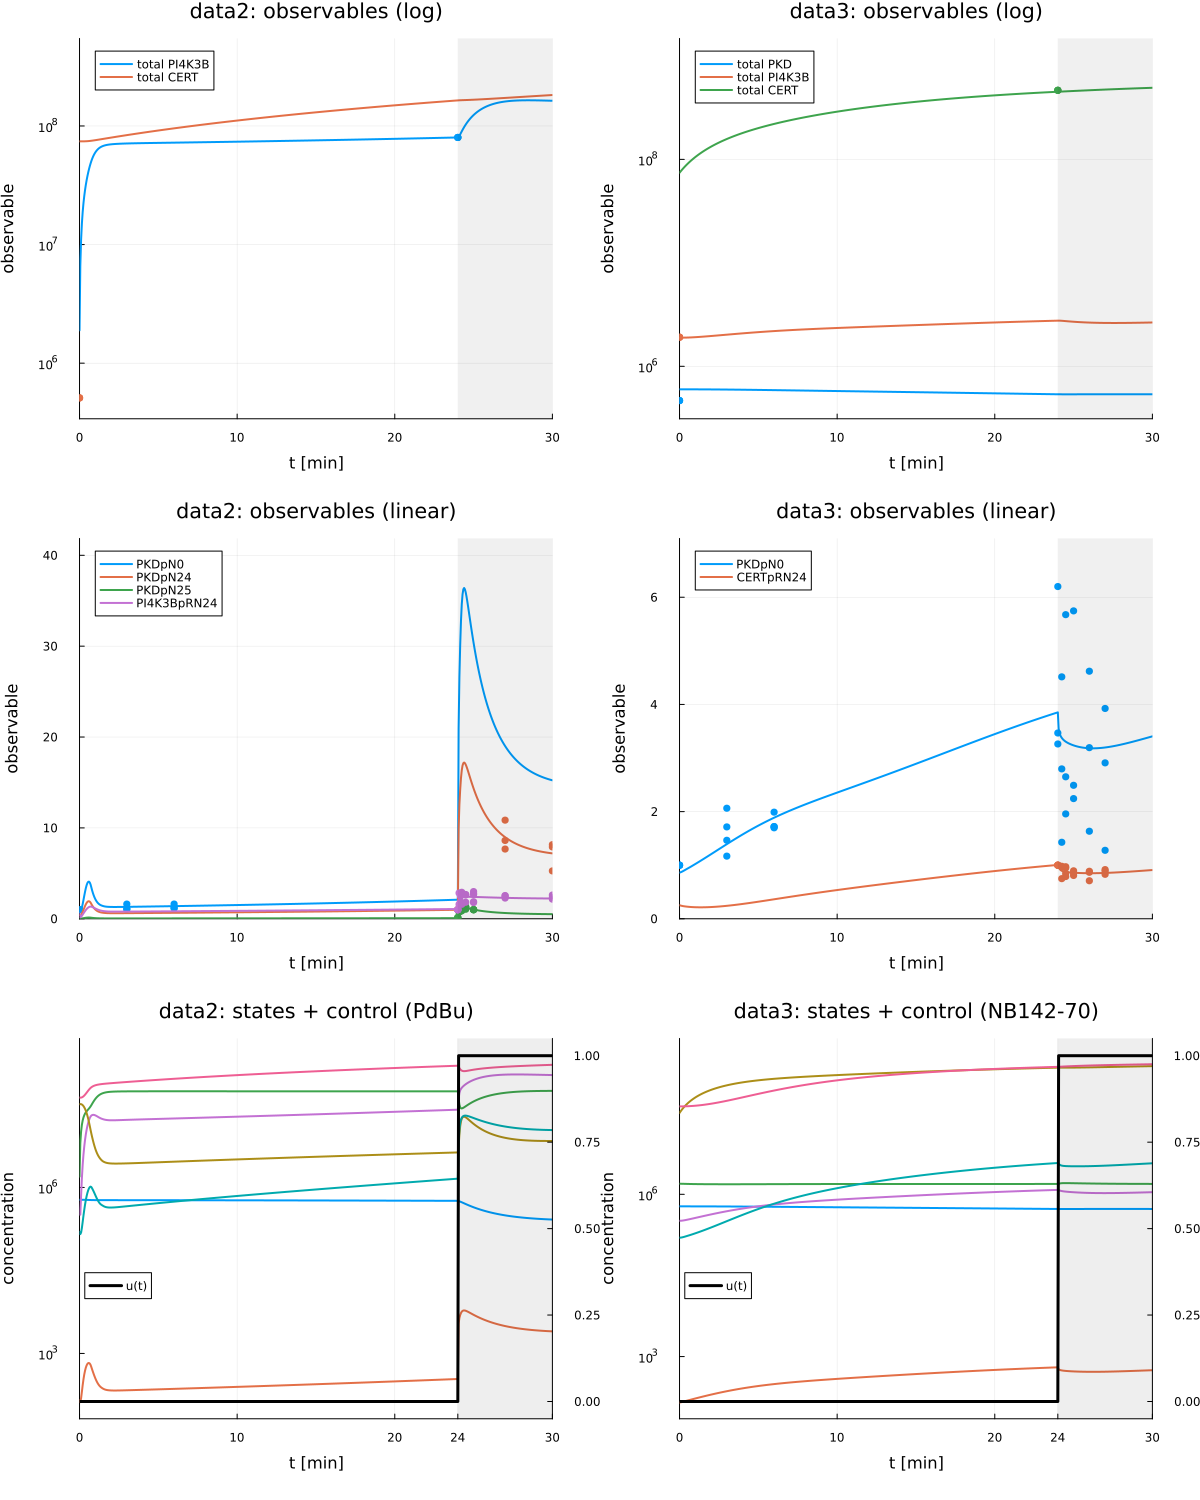

Write the Julia code that produced this figure.
# Weber et al. (2015), BMC Systems Biology 9:9
# Weber_BMC2015 from the Benchmarking Initiative's PEtab Collection

ENV["GKSwstype"] = "100"

using ExaModels
using ExaModelsCollocation
using MadNLP
using Plots

# ----- Problem data from PEtab file -----

const PKD, PKDDAGa, PI4K3B, PI4K3Ba, CERTERa, CERT, CERTTGNa = 1:7
const Nz, Nc = 7, 2

const DATA2, DATA3 = 1, 2

const KDEG, NSUB = 4, 4

const ZSS0 = [466534.7994, 123.8608, 1577540.5394, 332054.5041,
              31948388.5902, 160797.7364, 42082828.6681]

const A11, A12, A21, A22, A31, A32, A33 = 1:7
const M11, M22, M31, M33 = 8:11
const P11, P12, P13, P21, P22, P31, P32, P33 = 12:19
const PU3, PU4, PU5, PU6 = 20:23
const S12, S21, S31 = 24:26
const SC_CERTpRN24, SC_PI4K3BpRN24, SC_PKDpN0, SC_PKDpN24, SC_PKDpN25 = 27:31
const SD_PKDpN0, SD_PKDpN24, SD_PKDpN25, SD_PI4K3BpRN24, SD_CERTpRN24 = 32:36

const pnom = [
    0.182532326367113,  # a11
    26.6713328753608,   # a12
    1.87704479834148,   # a21
    0.0001,             # a22
    0.135335059339132,  # a31
    0.0001,             # a32
    0.0001,             # a33
    1.0e10,             # m11
    2153.51392335252,   # m22
    9970035709.05734,   # m31
    41871228.8317411,   # m33
    4.24383990916234,   # p11
    0.005935939292274,  # p12
    0.002460257477278,  # p13
    5.6290367522644,    # p21
    21.7856860653472,   # p22
    2537.97413617078,   # p31
    16.7677390849425,   # p32
    21658.8400024158,   # p33
    1.0e8,              # pu3
    33133606.9433133,   # pu4
    33.6959765525242,   # pu5
    113.366007469962,   # pu6
    88461.2150536401,   # s12
    2961147.46928213,   # s21
    4327961.43037034,   # s31
    121.028409854968,   # scale_yCERTpRN24
    3.39366857781642,   # scale_yPI4K3BpRN24
    0.007176447966379,  # scale_yPKDpN0
    0.003370141139919,  # scale_yPKDpN24
    0.000237349365354,  # scale_yPKDpN25
    0.974100018572643,  # std_yPKDpN0
    1.08030443428794,   # std_yPKDpN24
    0.117466359121065,  # std_yPKDpN25
    0.414223339385595,  # std_yPI4K3BpRN24
    0.066162154188523,  # std_yCERTpRN24
]
const Np = length(pnom)
const θnom = log10.(pnom)
const θLB = log10.([fill(1e-4, 7); fill(1e2, 4); fill(1e-5, 8); fill(1e-1, 4);
                    fill(1e2, 3); fill(1e-5, 5); fill(1e-2, 5)])
const θUB = log10.([fill(1e2, 7); fill(1e10, 4); fill(1e5, 8); fill(1e8, 4);
                    fill(1e7, 3); fill(1e3, 5); fill(1e2, 5)])

const SD_PKDt, SD_PI4K3Bt, SD_CERTt = 1910527.835, 887676.131, 244727220.419

const MEAS_SUM2 = [
    (PKD, PKDDAGa, SD_PKDt, DATA3, [0.0 466570.0; 0.0 466570.0; 0.0 466570.0]),
    (PI4K3B, PI4K3Ba, SD_PI4K3Bt, DATA2, [24.0 8.00343e7; 24.0 8.00343e7; 24.0 8.00343e7]),
    (PI4K3B, PI4K3Ba, SD_PI4K3Bt, DATA3, [0.0 1.91053e6; 0.0 1.91053e6; 0.0 1.91053e6]),
]

const MEAS_SUM3 = [
    (DATA2, [0.0 509861.0; 0.0 509861.0; 0.0 509861.0]),
    (DATA3, [24.0 4.65126e8; 24.0 4.65126e8; 24.0 4.65126e8]),
]

const MEAS_SCALED = [
    (SC_PKDpN0, SD_PKDpN0, DATA2, [0.0 1.0; 3.0 1.61952; 6.0 1.62347;
                                   0.0 1.0; 3.0 1.04145; 6.0 1.19777;
                                   0.0 1.0; 3.0 1.11665; 6.0 1.16507]),
    (SC_PKDpN0, SD_PKDpN0, DATA3, [0.0 1.0; 3.0 2.06292; 6.0 1.69749; 24.0 6.19963;
                                   24.25 4.51439; 24.5 5.67509; 25.0 5.74541; 26.0 4.61973; 27.0 3.92466;
                                   0.0 1.0; 3.0 1.7144; 6.0 1.72091; 24.0 3.26188;
                                   24.25 2.79688; 24.5 2.64929; 25.0 2.49079; 26.0 1.63371; 27.0 2.9095;
                                   0.0 1.0; 3.0 1.46472; 6.0 1.98961; 24.0 3.46662;
                                   24.25 1.42776; 24.5 1.95708; 25.0 2.2429; 26.0 3.19321; 27.0 1.27776;
                                   0.0 1.0; 3.0 1.16913; 6.0 1.7192]),
    (SC_PKDpN24, SD_PKDpN24, DATA2, [24.0 1.0; 27.0 10.8539; 30.0 7.90753;
                                     24.0 1.0; 27.0 7.67389; 30.0 5.26782;
                                     24.0 1.0; 27.0 8.61855; 30.0 8.15543]),
    (SC_PKDpN25, SD_PKDpN25, DATA2, [24.0 0.0967194; 24.08 0.76386; 24.17 0.875442;
                                     24.25 0.875946; 24.5 1.31372; 25.0 1.0;
                                     24.0 0.170906; 24.08 0.910004; 24.17 1.07457;
                                     24.25 1.27322; 24.5 1.30927; 25.0 1.0;
                                     24.0 0.0957289; 24.08 0.784837; 24.17 1.16906;
                                     24.25 1.25508; 24.5 1.24719; 25.0 1.0;
                                     24.08 0.822255; 24.17 0.825694; 24.25 1.38294;
                                     24.5 1.0487; 25.0 1.0]),
]

const MEAS_RATIO2 = [
    (SC_PI4K3BpRN24, SD_PI4K3BpRN24, DATA2, [24.0 1.0; 24.08 1.58426; 24.17 2.4846;
                                             24.25 2.72911; 24.5 1.82027; 25.0 2.99535; 27.0 2.27924; 30.0 2.16054;
                                             24.0 1.0; 24.08 2.83372; 24.17 1.76735;
                                             24.25 1.59287; 24.5 2.61621; 25.0 1.78642; 27.0 2.50706; 30.0 2.34829;
                                             24.0 1.0; 24.17 1.84135; 24.25 1.75292;
                                             24.5 2.67541; 25.0 1.8798; 27.0 2.55858; 30.0 2.6126;
                                             24.0 1.0; 24.25 2.91676; 25.0 2.77524;
                                             24.0 1.0; 24.25 2.73995; 25.0 2.67654]),
]

const MEAS_RATIO3 = [
    (SC_CERTpRN24, SD_CERTpRN24, DATA3, [24.0 1.0; 24.25 0.962125; 24.5 0.949774;
                                         25.0 0.895086; 26.0 0.886877; 27.0 0.917778;
                                         24.0 1.0; 24.25 0.748912; 24.5 0.846352;
                                         25.0 0.854435; 26.0 0.709759; 27.0 0.889224;
                                         24.0 1.0; 24.25 0.979999; 24.5 0.788311;
                                         25.0 0.808387; 26.0 0.867731; 27.0 0.829811;
                                         24.0 1.0; 24.5 0.971393]),
]

# Known optimal solution
const NLL_REF = 296.206

# ----- right-hand side function -----

# Transform log varibale to linear space
ph(p, m) = exp(log(10.0) * p[m])

# right hand side functions
function weber_rhs(z, p, u3, u4, u5, u6)
    pkd, pdag, pi3b, pi3ba, certe, cert, certt = z[1], z[2], z[3], z[4], z[5], z[6], z[7]
    mm  = ph(p, P31) * certe * pi3ba / (pi3ba + ph(p, M31))
    R1  = ph(p, P11) * pkd * mm / (ph(p, M11) + mm)
    R2  = ph(p, P12) * pkd * (ph(p, PU5) * u5 + 1)
    R3  = ph(p, P13) * pdag * (ph(p, PU6) * u6 + 1)
    R9  = ph(p, P22) * pi3b * pdag / (pdag + ph(p, M22))
    R16 = ph(p, P33) * certt * pdag / (pdag + ph(p, M33))
    return [
        -R1 - R2 + R3 + ph(p, S12) - ph(p, A11) * pkd,                       # PKD
         R1 + R2 - R3 - ph(p, A12) * pdag,                                   # PKDDAGa
         ph(p, P21) * pi3ba - R9 + ph(p, S21) + ph(p, PU3) * u3 - ph(p, A21) * pi3b,  # PI4K3B
        -ph(p, P21) * pi3ba + R9 - ph(p, A22) * pi3ba,                       # PI4K3Ba
        -mm + ph(p, P32) * cert + ph(p, S31) + ph(p, PU4) * u4 - ph(p, A31) * certe,  # CERTERa
        -ph(p, P32) * cert + R16 - ph(p, A32) * cert,                        # CERT
         mm - R16 - ph(p, A33) * certt,                                      # CERTTGNa
    ]
end

rhs_v(v, zc, p, u3, u4, u5, u6) = weber_rhs(zc, p, u3, u4, u5, u6)[v]

# ----- Obtain good initial guess for discretized states -----

# Explicit steps sized so the stiff PKDDAGa decay stays stable
function RK4(f, z0, ts; dtmax = 0.02)
    out = Vector{Vector{Float64}}(undef, length(ts))
    z, t = copy(z0), ts[1]
    out[1] = copy(z)
    for n in 2:length(ts)
        m = max(1, ceil(Int, (ts[n] - t) / dtmax))
        dt = (ts[n] - t) / m
        for _ in 1:m
            k1 = f(z, t)
            k2 = f(z .+ (dt / 2) .* k1, t + dt / 2)
            k3 = f(z .+ (dt / 2) .* k2, t + dt / 2)
            k4 = f(z .+ dt .* k3, t + dt)
            z = z .+ (dt / 6) .* (k1 .+ 2 .* k2 .+ 2 .* k3 .+ k4)
            t += dt
        end
        t = ts[n]
        out[n] = copy(z)
    end
    return out
end

# ----- Create ExaModel -----

# Known control profile
u_input(c, t) = t <= 24.0 ? (0.0, 0.0) : c == DATA2 ? (1.0, 0.0) : (0.0, 10.0)

function examodel_weber(θ0 = θnom; K = KDEG, nsub = NSUB, backend = nothing)
    # Create mesh nodes
    tabs = vcat(MEAS_SUM2, MEAS_SUM3, MEAS_SCALED, MEAS_RATIO2, MEAS_RATIO3)
    tmeas = sort(unique(vcat([e[end][:, 1] for e in tabs]...)))
    nodes, imeas = [tmeas[1]], Dict(tmeas[1] => 0)
    for j in 2:length(tmeas)
        for s in 1:nsub
            push!(nodes, tmeas[j-1] + s * (tmeas[j] - tmeas[j-1]) / nsub)
        end
        nodes[end] = tmeas[j]
        imeas[tmeas[j]] = length(nodes) - 1
    end
    N = length(nodes) - 1

    # Create CollocationExaCore
    core = CollocationExaCore(nodes, K; backend)

    # Solve ODE system at nominal θ to obtain good initial guess
    h, taus = diff(core.nodes), core.weights.taus
    ik = [(i, k) for i in 1:N for k in 0:K]
    ts = [core.nodes[i] + (k == 0 ? 0.0 : h[i] * taus[k]) for (i, k) in ik]
    zstart = Array{Float64}(undef, Nz, Nc, N, K + 1)
    for c in 1:Nc
        u3, u4 = c == DATA2 ? (1.0, 0.0) : (0.0, 1.0)
        prof = RK4((z, t) -> weber_rhs(z, θ0, u3, u4, u_input(c, t)...), ZSS0, ts)
        for (n, (i, k)) in enumerate(ik)
            zstart[:,c,i,k+1] .= prof[n]
        end
    end

    # Create CollocationVariables
    @add_var_collocation(core, z, 1:Nz, 1:Nc; start = zstart)

    # Create variables (unknown parameters to estimate)
    @add_var(core, p, 1:Np; lvar = θLB, uvar = θUB, start = θ0)

    # Create pre-equilibration steady state constraints
    @add_var(core, zss, 1:Nz; start = ZSS0)
    for v in 1:Nz
        core, _ = add_con(core, weber_rhs(zss, p, 0.0, 0.0, 0.0, 0.0)[v])
    end

    # Create collocation constraints
    itr = [
        (
            (c == DATA2 ? (1.0, 0.0) : (0.0, 1.0))...,
            u_input(c, core.mesh.t[i,1])..., 
            c, i, k
        )
        for c in 1:Nc, i in 1:N, k in 1:K
    ]
    for v in 1:Nz
        @add_con_collocation(core, z[v,c],
            rhs_v(v, ntuple(w -> z[w,c], Nz), p, u3, u4, u5, u6)
            for (u3, u4, u5, u6, c, i, k) in itr
        )
    end

    # Create continuity constraints
    @add_con_continuity(core, cont, z)

    # Create initial condition constraints
    @add_con(core, ic, z[v,c,1,0] - zss[v] for v in 1:Nz, c in 1:Nc)

    # Create objective function
    node_of(tm) = imeas[tm] == 0 ? (1, 0) : (imeas[tm], KDEG)
    lc = 0.5 * log(2π)

    _rows(meas) = [(meta..., node_of(tbl[r,1])..., tbl[r,2])
                   for (meta..., tbl) in meas for r in axes(tbl, 1)]

    @add_obj(core,
        0.5 * ((z[v1,c,i,kk] + z[v2,c,i,kk] - ym) / sd)^2 + log(sd) + lc
        for (v1, v2, sd, c, i, kk, ym) in _rows(MEAS_SUM2)
    )
    @add_obj(core,
        0.5 * ((z[CERT,c,i,kk] + z[CERTERa,c,i,kk] + z[CERTTGNa,c,i,kk] - ym) / SD_CERTt)^2 + log(SD_CERTt) + lc
        for (c, i, kk, ym) in _rows(MEAS_SUM3)
    )
    @add_obj(core,
        0.5 * ((ph(p, sc) * z[PKDDAGa,c,i,kk] - ym) / ph(p, sd))^2 + log(10.0) * p[sd] + lc
        for (sc, sd, c, i, kk, ym) in _rows(MEAS_SCALED)
    )
    @add_obj(core,
        0.5 * ((ph(p, sc) * z[PI4K3Ba,c,i,kk] / (z[PI4K3B,c,i,kk] + z[PI4K3Ba,c,i,kk]) - ym) / ph(p, sd))^2 + log(10.0) * p[sd] + lc
        for (sc, sd, c, i, kk, ym) in _rows(MEAS_RATIO2)
    )
    @add_obj(core,
        0.5 * ((ph(p, sc) * z[CERT,c,i,kk] / (z[CERT,c,i,kk] + z[CERTERa,c,i,kk] + z[CERTTGNa,c,i,kk]) - ym) / ph(p, sd))^2 + log(10.0) * p[sd] + lc
        for (sc, sd, c, i, kk, ym) in _rows(MEAS_RATIO3)
    )

    return ExaModel(core)
end

# ----- Solve -----

using MadNLPGPU, CUDA, CUDSS

# Create CollocationExaModel
model = examodel_weber(backend = CUDA.CUDABackend())

# Solve
@time result = madnlp(model; tol = 1e-6, max_iter = 1000)

θsol = solution(result, model.p)
println("status    = $(result.status)")
println("nllh      = $(result.objective), reference = $NLL_REF")
println("|nll-ref| = $(abs(result.objective - NLL_REF))")

# ----- Plot: model observables vs measured data -----

tgrid = collect(range(0.0, 30.0; length = 601))
zsol = Array(solution(result, model.z))
psol = Array(solution(result, model.p))
zfit = interpolate(model, zsol, model.z, tgrid)

s_PKDpN0      = ph(psol, SC_PKDpN0)
s_PKDpN24     = ph(psol, SC_PKDpN24)
s_PKDpN25     = ph(psol, SC_PKDpN25)
s_PI4K3BpRN24 = ph(psol, SC_PI4K3BpRN24)
s_CERTpRN24   = ph(psol, SC_CERTpRN24)

pkdt(Z, c)  = Z[PKD,c] + Z[PKDDAGa,c]
pi3bt(Z, c) = Z[PI4K3B,c] + Z[PI4K3Ba,c]
certt(Z, c) = Z[CERT,c] + Z[CERTERa,c] + Z[CERTTGNa,c]

specs = [
    ("total PKD",     DATA3, :log10,   Z -> pkdt(Z, DATA3),  MEAS_SUM2[1][5]),
    ("total PI4K3B",  DATA2, :log10,   Z -> pi3bt(Z, DATA2), MEAS_SUM2[2][5]),
    ("total PI4K3B",  DATA3, :log10,   Z -> pi3bt(Z, DATA3), MEAS_SUM2[3][5]),
    ("total CERT",    DATA2, :log10,   Z -> certt(Z, DATA2), MEAS_SUM3[1][2]),
    ("total CERT",    DATA3, :log10,   Z -> certt(Z, DATA3), MEAS_SUM3[2][2]),
    ("PKDpN0",        DATA2, :identity, Z -> s_PKDpN0  * Z[PKDDAGa,DATA2], MEAS_SCALED[1][4]),
    ("PKDpN0",        DATA3, :identity, Z -> s_PKDpN0  * Z[PKDDAGa,DATA3], MEAS_SCALED[2][4]),
    ("PKDpN24",       DATA2, :identity, Z -> s_PKDpN24 * Z[PKDDAGa,DATA2], MEAS_SCALED[3][4]),
    ("PKDpN25",       DATA2, :identity, Z -> s_PKDpN25 * Z[PKDDAGa,DATA2], MEAS_SCALED[4][4]),
    ("PI4K3BpRN24",   DATA2, :identity, Z -> s_PI4K3BpRN24 * Z[PI4K3Ba,DATA2] / pi3bt(Z, DATA2), MEAS_RATIO2[1][4]),
    ("CERTpRN24",     DATA3, :identity, Z -> s_CERTpRN24 * Z[CERT,DATA3] / certt(Z, DATA3), MEAS_RATIO3[1][4]),
]

groups = [
    (DATA2, :log10,    "data2: observables (log)"),
    (DATA3, :log10,    "data3: observables (log)"),
    (DATA2, :identity, "data2: observables (linear)"),
    (DATA3, :identity, "data3: observables (linear)"),
]

panels = map(groups) do (gc, gys, gttl)
    members = [s for s in specs if s[2] == gc && s[3] == gys]
    q = plot(;
        yscale = gys, legend = :topleft, xlims = (0.0, 30.0),
        xlabel = "t [min]", ylabel = "observable", title = gttl,
    )
    allvals = Float64[]
    for (idx, (nm, c, ys, g, tbl)) in enumerate(members)
        ycurve = [g(zt) for zt in zfit]
        plot!(q, tgrid, ycurve; linewidth = 2, color = idx, label = nm)
        scatter!(q, tbl[:,1], tbl[:,2];
            markersize = 4, markerstrokewidth = 0, color = idx, label = false)
        append!(allvals, ycurve)
        append!(allvals, tbl[:,2])
    end
    lo, hi = minimum(allvals), maximum(allvals)
    yl = gys === :log10 ? (lo / 1.5, hi * 3.0) : (min(0.0, lo), hi + 0.15 * (hi - lo))
    vspan!(q, [24.0, 30.0]; color = :black, alpha = 0.06, label = false)
    plot!(q; ylims = yl)
    q
end

for (c, dlab, stim) in [(DATA2, "data2", "PdBu"), (DATA3, "data3", "NB142-70")]
    Z = [zt[v,c] for zt in zfit, v in 1:Nz]
    smin, smax = minimum(Z), maximum(Z)
    ctl = [t > 24.0 ? 1.0 : 0.0 for t in tgrid]
    qs = plot(
        tgrid, Z;
        yscale = :log10, linewidth = 2, color = (1:Nz)', legend = false,
        xlims = (0.0, 30.0), ylims = (smin / 2, smax * 3),
        xticks = [0, 10, 20, 24, 30],
        xlabel = "t [min]", ylabel = "concentration", title = "$dlab: states + control ($stim)",
    )
    vspan!(qs, [24.0, 30.0]; color = :black, alpha = 0.07, label = false)
    plot!(twinx(qs), tgrid, ctl;
        color = :black, linewidth = 3, label = "u(t)",
        legend = (0.1, 0.35),
        xlims = (0.0, 30.0), ylims = (-0.05, 1.05))
    push!(panels, qs)
end

png = joinpath(@__DIR__, "petab-weber.png")
savefig(plot(panels...; layout = (3, 2), size = (1200, 1500),
             left_margin = 5Plots.mm, bottom_margin = 5Plots.mm), png)
println("wrote $png")
